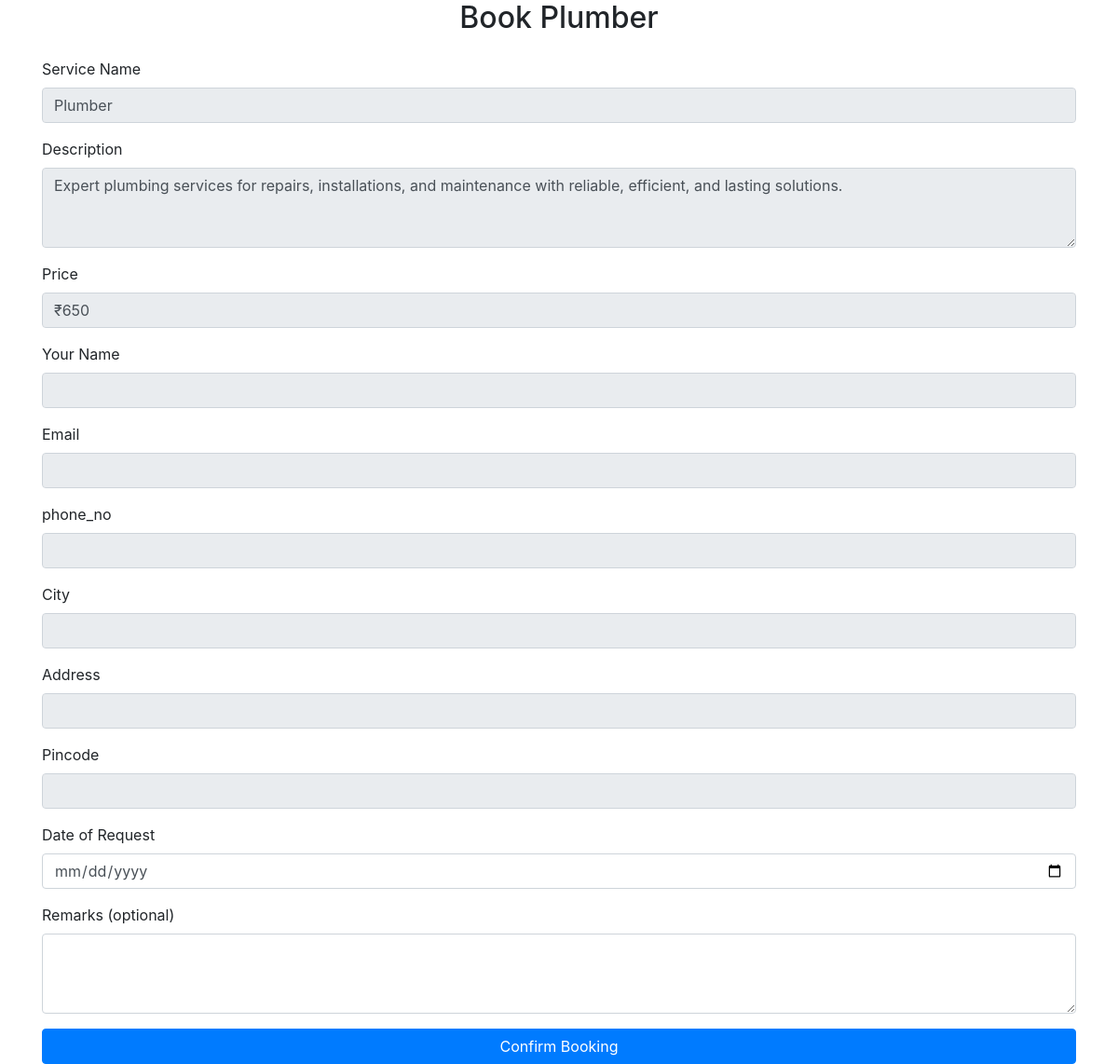
The app's page /book_service/1 with its own data.
### model.py (models this page shows)
class service(db.Model):
    __tablename__ ='services'
    id = db.Column(db.Integer , primary_key= True, autoincrement = True)
    name = db.Column(db.String)
    description = db.Column(db.String)
    price = db.Column(db.String)
    city = db.Column(db.String)
    time_required = db.Column(db.String)
    image_location = db.Column(db.String)  # New column for image location

### main.py (the view)
@app.route('/book_service/<int:service_id>', methods=['GET'])
def book_service(service_id):
    service_item = service.query.get(service_id)
    if not service_item:
        flash("Service not found!", "error")
        return redirect(url_for('customer_dashboard'))
    user_id = session.get('user_id')
    user_1 = user.query.get(user_id) if user_id else None
    return render_template('book_service.html', service=service_item, user=user_1)

### templates/book_service.html (shortened to what this page needs)
<!DOCTYPE html>
<html lang="en">
<head>
    <link href="https://maxcdn.bootstrapcdn.com/bootstrap/4.5.2/css/bootstrap.min.css" rel="stylesheet">
</head>
<body>
<div class="container booking-container">
    <h2 class="text-center mb-4">Book {{ service.name }}</h2>
    <form action="{{ url_for('submit_booking') }}" method="POST">
        <div class="form-group">
            <label for="serviceName">Service Name</label>
            <input type="text" class="form-control" id="serviceName" value="{{ service.name }}" disabled>
        </div>
        <div class="form-group">
            <label for="description">Description</label>
            <textarea class="form-control" id="description" rows="3" disabled>{{ service.description }}</textarea>
        </div>
        <div class="form-group">
            <label for="price">Price</label>
            <input type="text" class="form-control" id="price" value="₹{{ service.price }}" disabled>
        </div>
        <div class="form-group">
            <label for="customerName">Your Name</label>
            <input type="text" class="form-control" id="customerName" name="customer_name" value="{{ user.username }}" disabled>
        </div>
        <div class="form-group">
            <label for="customeremail" >Email</label>
            <input type="text" id="customeremail" name="customer_email" class="form-control" value="{{ user.email }}" disabled>
        </div>
        <div class="form-group">
            <label for="customerphone_no" >phone_no</label>
            <input type="text" id="customerphone_no" name="customer_phone_no" class="form-control" value="{{ user.phone_no }}" disabled>
        </div>
        <div class="form-group">
            <label for="customerCity">City</label>
            <input type="text" class="form-control" id="customerCity" name="customer_city" value="{{ user.city }}" disabled>
        </div>
        <div class="form-group">
            <label for="area" >Address</label>
            <input type="text" id="area" name="area" class="form-control" value="{{ user.area }}" disabled>
        </div>
        <div class="form-group">
            <label for="customerPincode">Pincode</label>
            <input type="text" class="form-control" id="customerPincode" name="customer_pincode" value="{{ user.pincode }}" disabled>
        </div>
        <div class="form-group">
            <label for="dateOfRequest">Date of Request</label>
            <input type="date" class="form-control" id="dateOfRequest" name="date_of_request" required>
        </div>
        <div class="form-group">
            <label for="remarks">Remarks (optional)</label>
            <textarea class="form-control" id="remarks" name="remarks" rows="3"></textarea>
        </div>
        <button type="submit" class="btn btn-primary btn-block">Confirm Booking</button>
    </form>
</div>
</body>
</html>

### records on screen
service: name "Plumber", description "Expert plumbing services for repairs, installations, and maintenance with reliable, efficient, and lasting solutions.", price "₹650"
